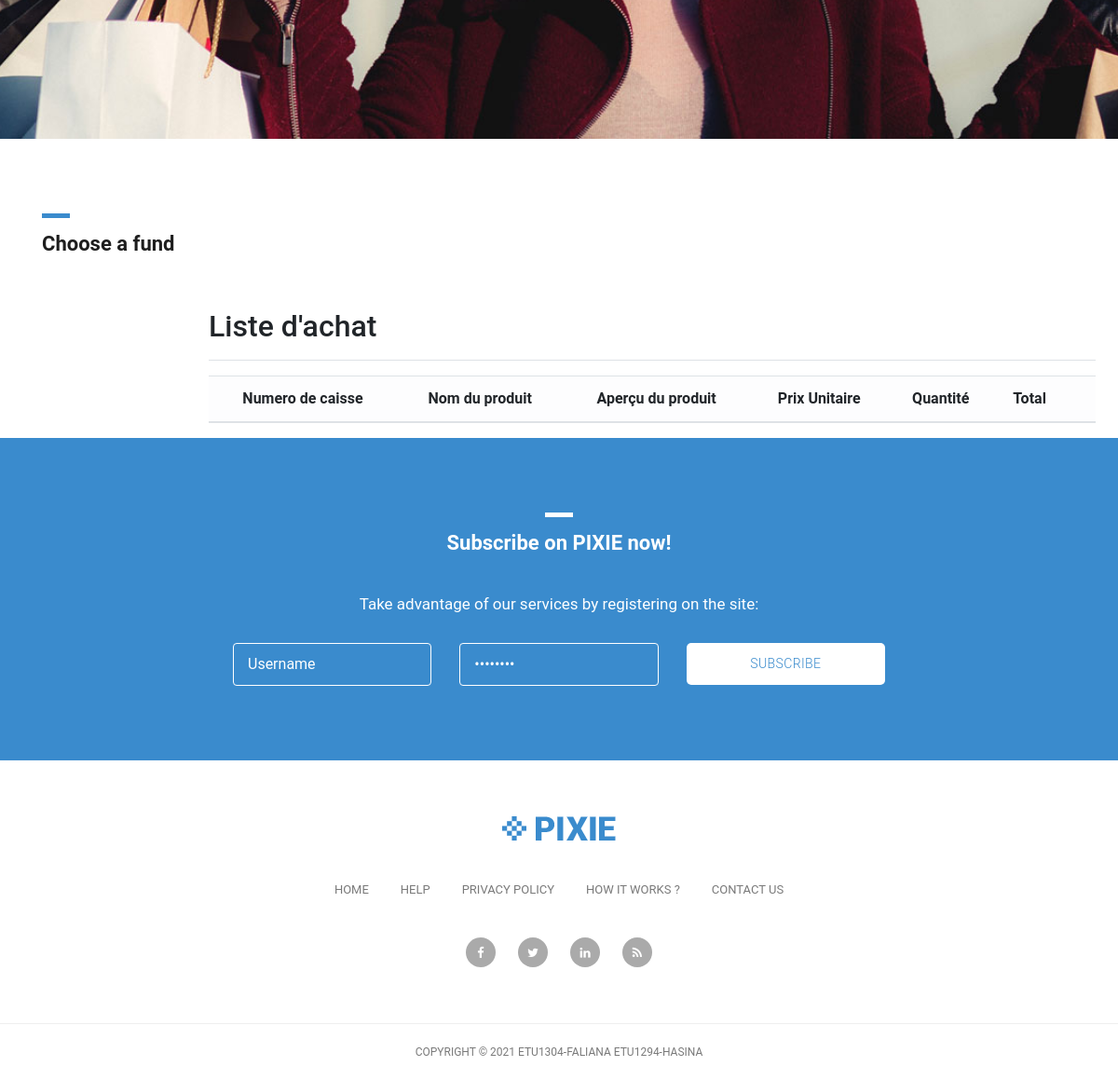
Before: /index.php/achat/panier (lower part) with the older database file.
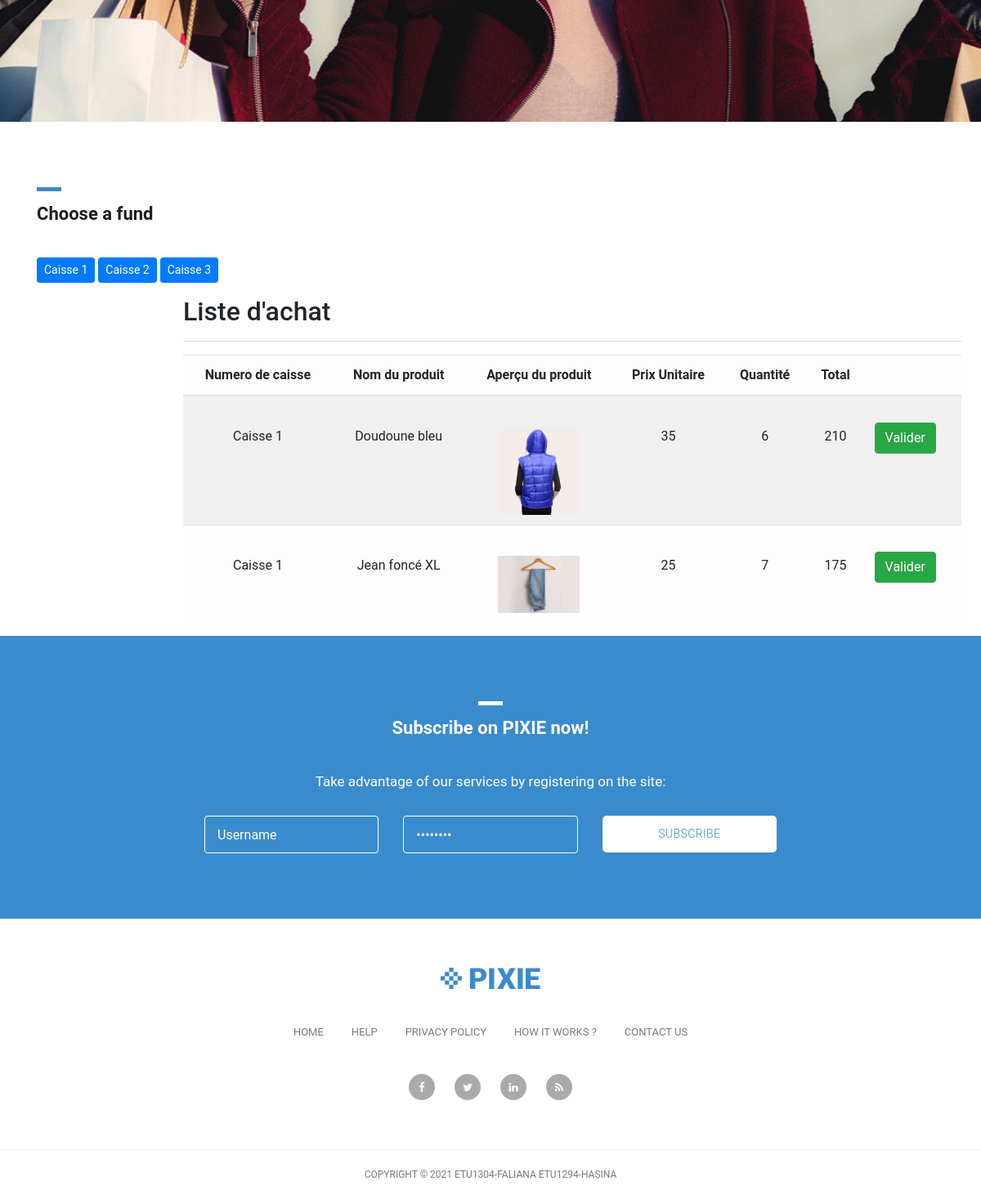
After: the same page with the newer database file.
### tables this page shows
CREATE TABLE Caisse
(
	IDCaisse INT NOT NULL AUTO_INCREMENT,
	NumeroCaisse VARCHAR(100),
	PRIMARY KEY(IDCaisse)
);

CREATE TABLE Achat
(
	IDAchat INT NOT NULL AUTO_INCREMENT,
	IDCaisse INT,
	IDProduit INT,
	Quantite INT,
	IDUtilisateur INT,
	PRIMARY KEY(IDAchat),
	FOREIGN KEY(IDCaisse) REFERENCES Caisse(IDCaisse),
	FOREIGN KEY(IDProduit) REFERENCES Produit(IDProduit),
	FOREIGN KEY(IDUtilisateur) REFERENCES Utilisateur(IDUtilisateur)
);

CREATE TABLE Produit
(
	IDProduit INT NOT NULL AUTO_INCREMENT,
	NomProduit VARCHAR(100),
	Prix Float,
	Source VARCHAR(100),
	IDCategorie INT,
	Description TEXT,
	Stock INT,
	PRIMARY KEY(IDProduit),
	FOREIGN KEY(IDCategorie) REFERENCES Categorie(IDCategorie)
);

### application/controllers/Achat.php (called while the page is built, shortened)
<?php
class Achat extends CI_Controller{
    public function panier()
    {
        $data = array();
        $this->load->helper('assets');
        $this->load->model('fonctions');
        $data['view'] = "Panier.php";
        $data['liste'] = $this->fonctions->getBasket();
        $data['caisse']=$this->fonctions->getCaisse();
        $this->load->view('template',$data);
    }
}
?>

### index.php (called while the page is built, shortened)
<?php
require_once BASEPATH.'core/CodeIgniter.php';

### application/helpers/assets_helper.php (called while the page is built, shortened)
<?php
	if(!function_exists('img_loader'))
	{
		function img_loader($name, $format)
		{
			return site_url()."/assets/img/".$name.".".$format;
		}
	}
	if(!function_exists('css_loader'))
	{
		function css_loader($name)
		{
			return site_url()."/assets/css/".$name.".css";
		}
	}
?>

### application/models/Fonctions.php (called while the page is built, shortened)
<?php
class Fonctions extends CI_Model{
    public function getCaisse(){
        $query=$this->db->query("SELECT * FROM Caisse");
        $retour=array();
        foreach($query->result_array() as $one) {
            $retour[]=$one;
        }
        return $retour;
    }
    public function getBasket()
    {
        $sql = "SELECT a.IDAchat, c.NumeroCaisse, p.NomProduit, p.Source, p.prix, a.Quantite, (a.Quantite*p.prix) as total, p.Stock FROM Achat a JOIN Caisse c ON c.IDCaisse = a.IDCaisse JOIN Produit p ON p.IDProduit = a.IDProduit";
         $query=$this->db->query($sql);
        $retour=array();
        foreach ($query->result_array() as $one) {
            $retour[] = $one;
        }
        return $retour;
    }
}
?>

### application/views/Panier.php (the view, shortened to what the changed rows need)
<main role="main" class="col-md-9 ml-sm-auto col-lg-10 pt-3 px-4">
  <div class="d-flex justify-content-between flex-wrap flex-md-nowrap align-items-center pb-2 mb-3 border-bottom">
	<h1 class="h2">Liste d'achat</h1>
  </div>
	<div class="row">
		<div class="col-md-12">
			<table class="table table-light  table-striped">
			  <thead>
				<tr>
				  <th scope="col">Numero de caisse</th>
				  <th scope="col">Nom du produit</th>
				  <th scope="col">Aperçu du produit</th>
				  <th scope="col">Prix Unitaire</th>
				  <th scope="col">Quantité</th>
				  <th scope="col">Total</th>
				  <th scope="col"></th>
				</tr>
			  </thead>
			  <tbody>
				<?php for($i=0;$i<count($liste);$i++){?>
				<form action="<?php echo site_url("Validation");?>" method="POST">
					<tr class="light">
					  <td>
						<div id="lsouhait">
							<?php echo $liste[$i]['NumeroCaisse'];?>
						</div>
					  </td>
					  <td>
						<div id="lsouhait">
							<?php echo $liste[$i]['NomProduit'];?>
					  </td>
					  <td>
						<div id="lsouhait">
						<img src="<?php echo img_loader($liste[$i]['Source'],"jpg");?>" class="img-fluid" width="100px;">
						</div>
					  </td>
					  <td>
						<div id="lsouhait">
							<?php echo $liste[$i]['prix'];?>
						</div>
					  </td>
					  <td>
						<div id="lsouhait">
							<?php echo $liste[$i]['Quantite'];?>
						</div>
					  </td>
					  <td>
						<div id="lsouhait">
							<?php echo $liste[$i]['total'];?>
						</div>
					  </td>
					  <td>
						<div id="bsouhait">
							<input type="submit" class="btn btn-success" value="Valider"></a>
						</div>
					  </td>
					</tr>
				</form>
				<?php }?>
			  </tbody>
			</table>
		</div>
	</div>
</main>

### application/views/template.php (shortened to what the changed rows need)
<!DOCTYPE html>
<html lang="en">
  <head>
    <link href="<?php echo css_loader('bootstrap.min');?>" rel="stylesheet">
    <link rel="stylesheet" href="<?php echo css_loader('fontawesome');?>">
    <link rel="stylesheet" href="<?php echo css_loader('tooplate-main');?>">
    <link rel="stylesheet" href="<?php echo css_loader('owl');?>">
    <link rel="stylesheet" href="<?php echo css_loader('style');?>">
    <link rel="stylesheet" href="https://cdnjs.cloudflare.com/ajax/libs/font-awesome/4.7.0/css/font-awesome.min.css">
  </head>
  <body>
    <div class="container">
      <div class="section-heading">
          <h1>Choose a fund</h1>
      </div>
      <?php
        for($i=0; $i<count($caisse); $i++)
        {
          if($this->session->userdata("idCaisse")!=$caisse[$i]['IDCaisse']){
          ?>
            <a href="<?php echo site_url()."/";?>Template?idCaisse=<?php echo $caisse[$i]['IDCaisse'];?>"><button type="button" class="btn btn-primary btn-sm"><?php echo $caisse[$i]['NumeroCaisse']; ?></button></a>
          <?php } else {?>
            <a href="Template?idCaisse=<?php echo $caisse[$i]['IDCaisse'];?>"><button type="button" class="btn btn-secondary btn-sm"><?php echo $caisse[$i]['NumeroCaisse']; ?></button></a>
         <?php }
        }
      ?>
    </div>
    <?php include($view);?>
    <div class="subscribe-form">
      <div class="container">
        <div class="row">
          <div class="col-md-12">
            <div class="section-heading">
              <h1>Subscribe on PIXIE now!</h1>
            </div>
          </div>
        </div>
      </div>
    </div>
  </body>
</html>

Changed rows visible on the page:
added caisse: NumeroCaisse "Caisse 1"
added caisse: NumeroCaisse "Caisse 2"
added caisse: NumeroCaisse "Caisse 3"
added achat: IDCaisse.NumeroCaisse "Caisse 1", IDProduit.NomProduit "Doudoune bleu", IDProduit.Source (picture), IDProduit.Prix "35", Quantite "6", total "210"
added achat: IDCaisse.NumeroCaisse "Caisse 1", IDProduit.NomProduit "Jean foncé XL", IDProduit.Source (picture), IDProduit.Prix "25", Quantite "7", total "175"
